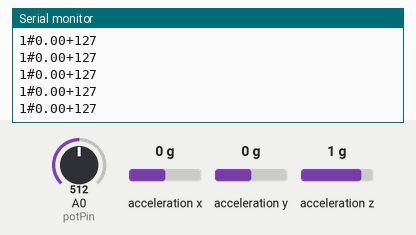
The sketch below on a simulated Arduino Uno, built with avr-gcc and run on an emulated ATmega328P. Shown: the last lines printed to the serial monitor. Wiring (inferred from the names in the program): ADXL345 accelerometer at I2C address 0x53. The inputs (shaded band) are chosen by the test bench; at power-on: A0 (potPin) = 512, acceleration x 0 g, acceleration y 0 g, acceleration z 1 g.

Above: at 6.2 s.
6.3 s: A0 (potPin) set to 419
At 6.45 s:
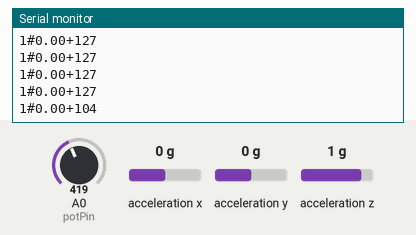
7.8 s: A0 (potPin) set to 388
At 7.88 s:
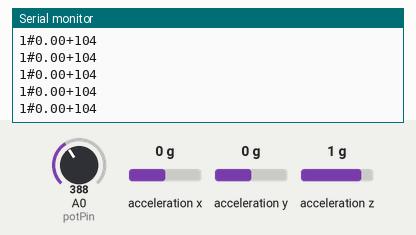
Timing chart, 0 to 10.3 s (numbered marks = the images above; inputs shaded):
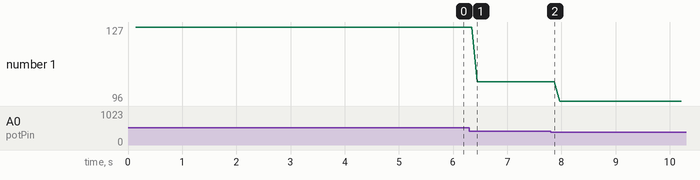

The sketch:

Final_arduino1_code.ino
```cpp
#include <Wire.h>

int ADXL345 = 0x53; // The ADXL345 sensor I2C address
float X_out, Y_out, Z_out;  // Outputs
float pitch,pitchF=0;
const int potPin = A0;
int potvalue;

void setup()
{
  pinMode(potPin, INPUT);

  Serial.begin(9600);
  Wire.begin();
  // Set ADXL345 in measuring mode
  Wire.beginTransmission(ADXL345); // Start communicating with the device
  Wire.write(0x2D); // Access/ talk to POWER_CTL Register - 0x2D
  // Enable measurement
  Wire.write(8); // Bit D3 High for measuring enable (8dec -> 0000 1000 binary)
  Wire.endTransmission();
  delay(10);
  //Off-set Calibration
  //X-axis
  Wire.beginTransmission(ADXL345);
  Wire.write(0x1E);
  Wire.write(1);
  Wire.endTransmission();
  delay(10);
  //Y-axis
  Wire.beginTransmission(ADXL345);
  Wire.write(0x1F);
  Wire.write(-2);
  Wire.endTransmission();
  delay(10);
  //Z-axis
  Wire.beginTransmission(ADXL345);
  Wire.write(0x20);
  Wire.write(-9);
  Wire.endTransmission();
  delay(10);
}

void loop()
{
  // === Read acceleromter data === //
  Wire.beginTransmission(ADXL345);
  Wire.write(0x32); // Start with register 0x32 (ACCEL_XOUT_H)
  Wire.endTransmission(false);
  Wire.requestFrom(ADXL345, 6, true); // Read 6 registers total, each axis value is stored in 2 registers
  X_out = ( Wire.read() | Wire.read() << 8); // X-axis value
  X_out = X_out / 256; //For a range of +-2g, we need to divide the raw values by 256, according to the datasheet
  Y_out = ( Wire.read() | Wire.read() << 8); // Y-axis value
  Y_out = Y_out / 256;
  Z_out = ( Wire.read() | Wire.read() << 8); // Z-axis value
  Z_out = Z_out / 256;
  // Calculate Roll and Pitch (rotation around X-axis, rotation around Y-axis)
  pitch = atan(-1 * X_out / sqrt(pow(Y_out, 2) + pow(Z_out, 2))) * 180 / PI;
  // Low-pass filter
  pitchF = 0.94 * pitchF + 0.06 * pitch;

  // === Read potentiometer data ===//
  potvalue = analogRead(potPin);          //Read and save analog value from potentiometer
  potvalue = map(potvalue, 0, 1023, 0, 255); //Map value 0-1023 to 0-255 (PWM)
  delay(100);                          //Small delay

  Serial.println((String)"1#" + pitchF + "+" + potvalue);
}
```

Measured:
- after the input at 6.3 s, the serial monitor: prints a new line after 0.15 s (image 1)
- plotted number 1: 127 → 104 after the input at 6.3 s, 104 → 96 after the input at 7.8 s
